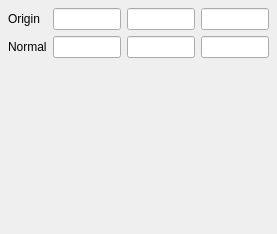
<ui version="4.0" >
 <author></author>
 <comment></comment>
 <exportmacro></exportmacro>
 <class>Form</class>
 <widget class="QWidget" name="Form" >
  <property name="geometry" >
   <rect>
    <x>0</x>
    <y>0</y>
    <width>277</width>
    <height>234</height>
   </rect>
  </property>
  <property name="windowTitle" >
   <string>Form</string>
  </property>
  <layout class="QGridLayout" >
   <property name="margin" >
    <number>8</number>
   </property>
   <property name="spacing" >
    <number>6</number>
   </property>
   <item row="2" column="0" colspan="3" >
    <spacer>
     <property name="orientation" >
      <enum>Qt::Vertical</enum>
     </property>
     <property name="sizeHint" >
      <size>
       <width>20</width>
       <height>40</height>
      </size>
     </property>
    </spacer>
   </item>
   <item row="1" column="3" >
    <widget class="QLineEdit" name="normalZ" />
   </item>
   <item row="1" column="2" >
    <widget class="QLineEdit" name="normalY" />
   </item>
   <item row="1" column="1" >
    <widget class="QLineEdit" name="normalX" />
   </item>
   <item row="0" column="3" >
    <widget class="QLineEdit" name="originZ" />
   </item>
   <item row="0" column="2" >
    <widget class="QLineEdit" name="originY" />
   </item>
   <item row="0" column="1" >
    <widget class="QLineEdit" name="originX" />
   </item>
   <item row="0" column="0" >
    <widget class="QLabel" name="label_3" >
     <property name="text" >
      <string>Origin</string>
     </property>
    </widget>
   </item>
   <item row="1" column="0" >
    <widget class="QLabel" name="label" >
     <property name="text" >
      <string>Normal</string>
     </property>
    </widget>
   </item>
  </layout>
 </widget>
 <pixmapfunction></pixmapfunction>
 <tabstops>
  <tabstop>originX</tabstop>
  <tabstop>originY</tabstop>
  <tabstop>originZ</tabstop>
  <tabstop>normalX</tabstop>
  <tabstop>normalY</tabstop>
  <tabstop>normalZ</tabstop>
 </tabstops>
 <resources/>
 <connections/>
</ui>
